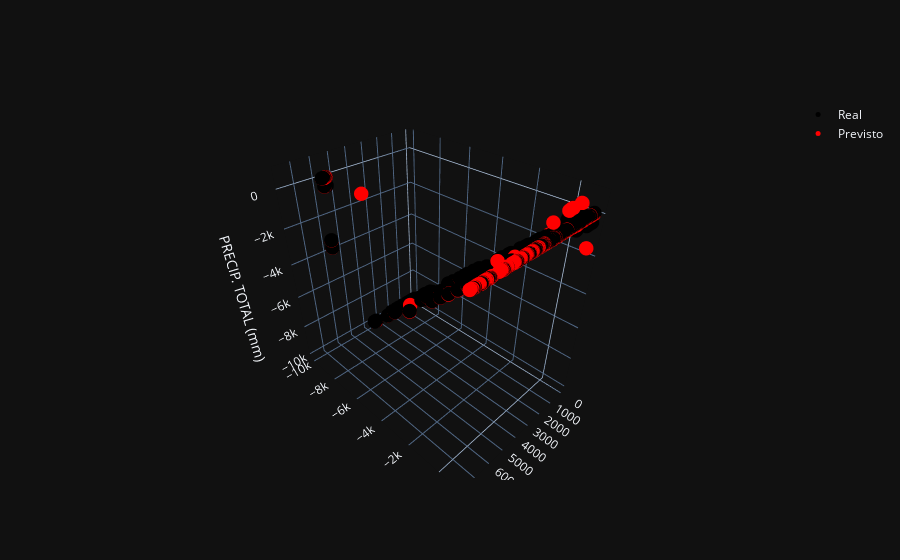

This figure's notebook cell:
### Code cell
# Gráfico de dispersão 3D interativo
fig = go.Figure()

fig.add_trace(go.Scatter3d(
    x=X_test.iloc[:, 0],
    y=X_test.iloc[:, 1],
    z=Y_test,
    mode='markers',
    marker=dict(color='black', size=5),
    name='Real'
))

fig.add_trace(go.Scatter3d(
    x=X_test.iloc[:, 0],
    y=X_test.iloc[:, 1],
    z=previsoes,
    mode='markers',
    marker=dict(color='red', size=5),
    name='Previsto'
))

fig.update_layout(scene=dict(xaxis_title='',
                             yaxis_title='',
                             zaxis_title='PRECIP. TOTAL (mm)'),
                  scene_camera=dict(up=dict(x=0, y=0, z=1),
                                    center=dict(x=0, y=0, z=0),
                                    eye=dict(x=1.25, y=1.25, z=1.25)))

fig.show()

### Figure 1 — Plotly figure (JSON) as saved in the notebook; plotly's stock layout.template omitted (floating-point values rounded to 4 significant figures; data arrays with more than 128 entries replaced by an {"elided": "..."} marker saying what was removed)
{"data": [{"marker": {"color": "black", "size": 5}, "mode": "markers", "name": "Real", "x": {"elided": "3646 int values"}, "y": {"elided": "3646 float values"}, "z": {"elided": "3646 float values"}, "type": "scatter3d"}, {"marker": {"color": "red", "size": 5}, "mode": "markers", "name": "Previsto", "x": {"elided": "3646 int values"}, "y": {"elided": "3646 float values"}, "z": {"elided": "3646 float values"}, "type": "scatter3d"}], "layout": {"scene": {"camera": {"up": {"x": 0, "y": 0, "z": 1}, "center": {"x": 0, "y": 0, "z": 0}, "eye": {"x": 1.25, "y": 1.25, "z": 1.25}}, "xaxis": {"title": {"text": ""}}, "yaxis": {"title": {"text": ""}}, "zaxis": {"title": {"text": "PRECIP. TOTAL (mm)"}}}}}
